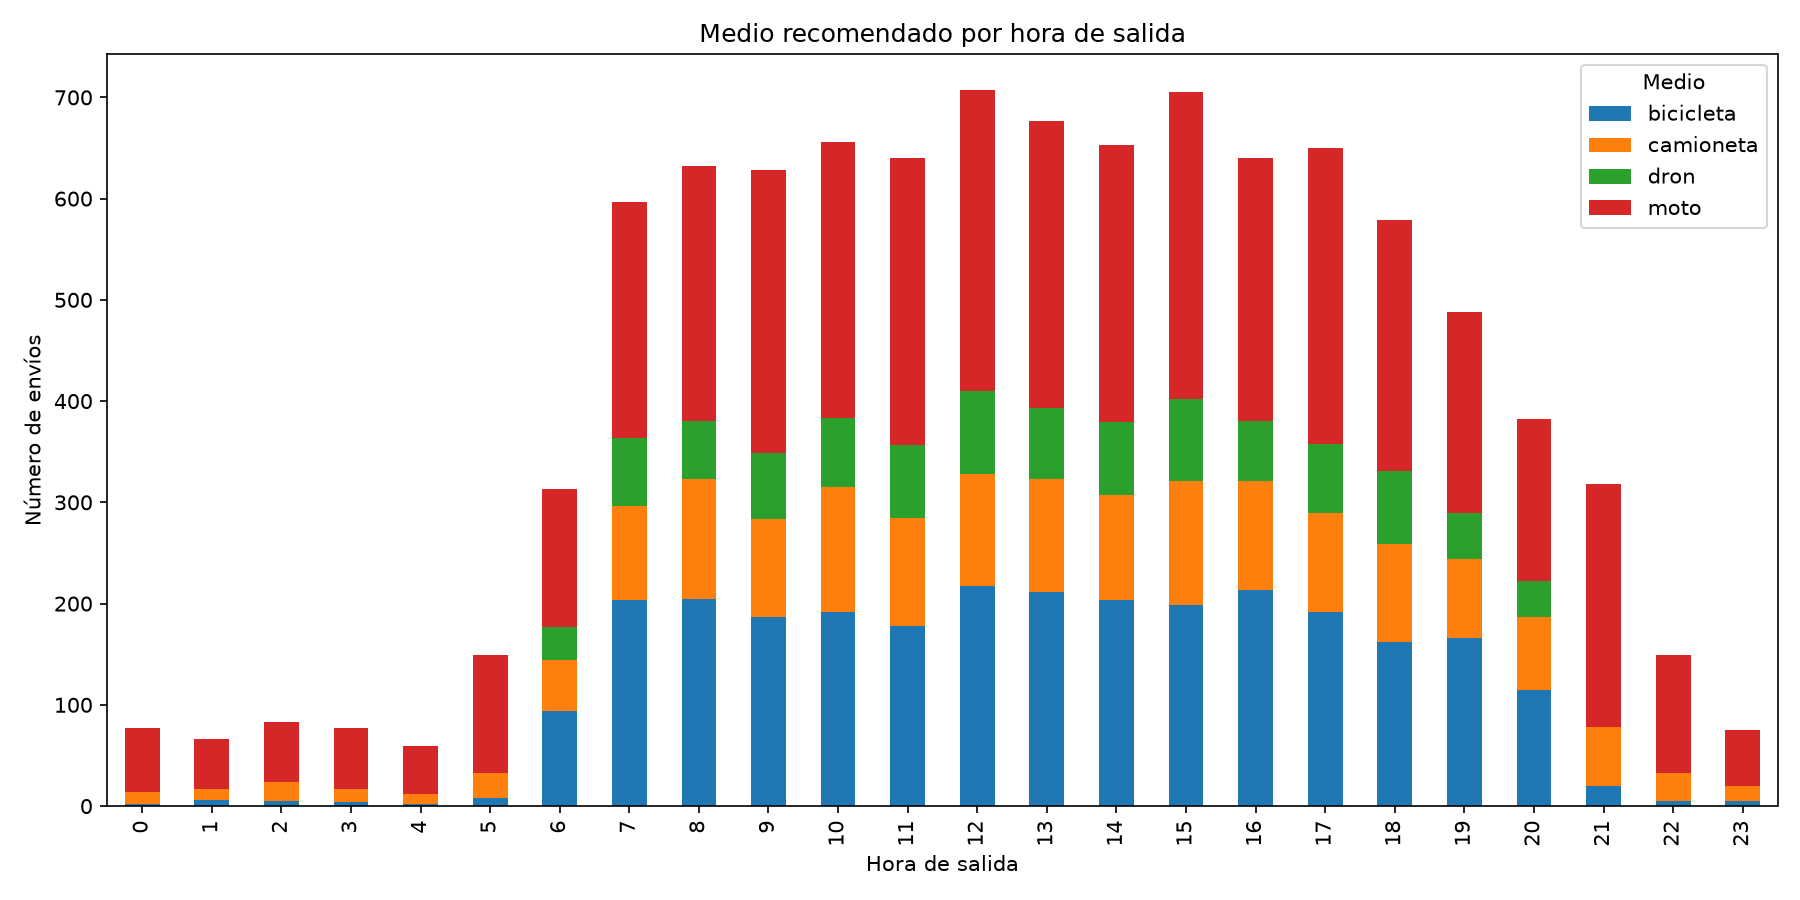

Write Python code to recreate this figure.
import matplotlib

matplotlib.use("Agg")  # dibuja en un archivo, sin abrir ventana
import matplotlib.pyplot as plt
import pandas as pd

pd.set_option("display.max_rows", None)
pd.set_option("display.width", 200)

datos = pd.read_csv("envios_medios.csv")


def titulo(texto):
    print("\n" + "=" * 70)
    print(texto)
    print("=" * 70)


titulo("Envíos por hora de salida y medio")
tabla = pd.crosstab(datos["hora_salida"], datos["medio_recomendado"])
print(tabla)

titulo("Drones a las 3:00")
print(tabla.loc[3, "dron"])

titulo("Horas sin ningún dron")
print(tabla.index[tabla["dron"] == 0].tolist())

titulo("Envíos de noche (antes de las 6 o desde las 21)")
noche = (datos["hora_salida"] < 6) | (datos["hora_salida"] >= 21)
print(f"De noche: {noche.sum()} de {len(datos)}")
print(f"Porcentaje: {noche.mean() * 100:.1f} %")

tabla.plot(kind="bar", stacked=True, figsize=(12, 6))
plt.title("Medio recomendado por hora de salida")
plt.xlabel("Hora de salida")
plt.ylabel("Número de envíos")
plt.legend(title="Medio")
plt.tight_layout()
plt.savefig("actividad2_hora.png", dpi=150)
print("\nGráfica guardada en actividad2_hora.png")
